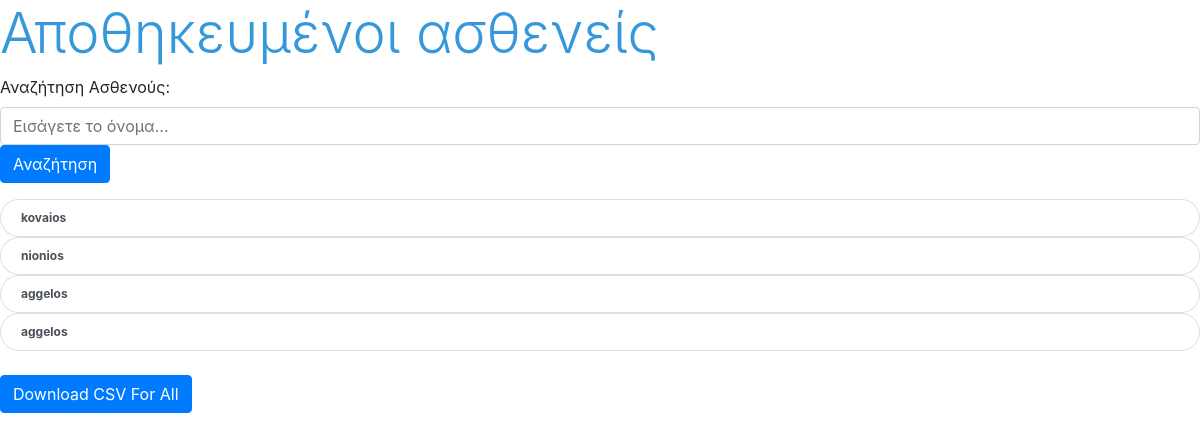
The page /poll/saved_patients/ (signed in) on the database as committed earlier.
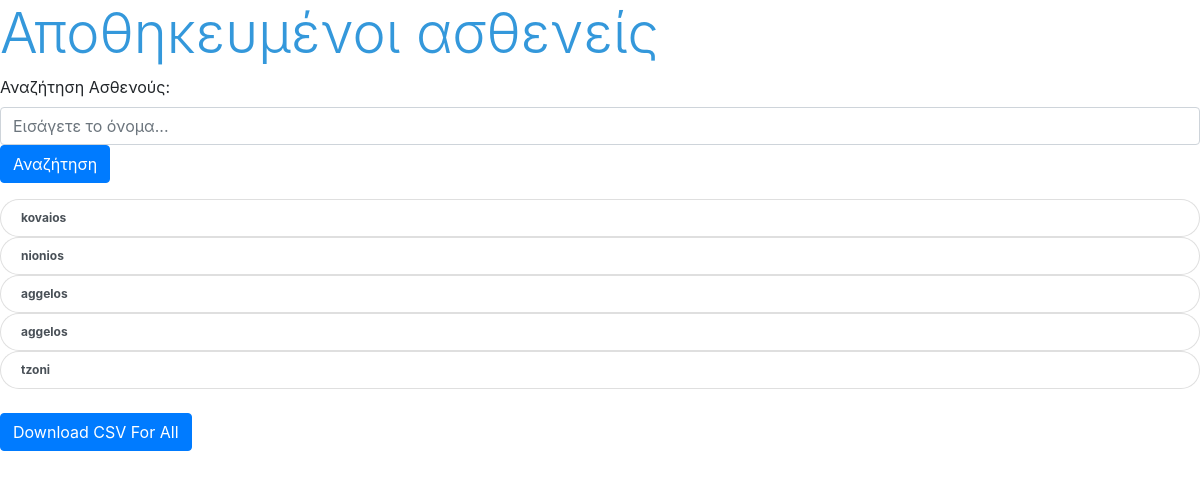
The same page on the database as committed later.
### poll/models.py (models this page shows)
class Patient(models.Model):
    IDENTITY = models.CharField(max_length=10,null=True)
    EDUCCATEGORY = models.CharField(max_length=100,null=True)
    EDUCPATIENT = models.CharField(max_length=100,null=True)
    SEXPATIENT = models.CharField(max_length=100,null=True)
    AGEPATIENT = models.CharField(max_length=10,null=True)
    ECUCCARERCAT = models.CharField(max_length=100,null=True)
    EDUCCARER = models.CharField(max_length=100,null=True)
    SEXCARER = models.CharField(max_length=100,null=True)
    AGECARER = models.CharField(max_length=100,null=True)
    RELATIONSHIPCARER = models.CharField(max_length=100,null=True)
    LIVESIN = models.CharField(max_length=100,null=True)
    kentro = models.CharField(max_length=100,null=True)
    date = models.CharField(max_length=100,null=True)
    NPI = models.CharField(max_length=100,null=True)
    STAGE = models.CharField(max_length=100,null=True)
    IADL = models.CharField(max_length=100,null=True)
    MMSE = models.CharField(max_length=100,null=True)
    DOCTOR = models.ForeignKey(User, on_delete=models.CASCADE,null=True)
    def __str__(self):
        return f"{self.IDENTITY}"

### poll/views.py (the view)
# urls.py: path('saved_patients/',views.saved_patients, name='saved_patients'),
def saved_patients(request):
    all_patients = Patient.objects.filter(DOCTOR=request.user)
    context = {
        'patients': all_patients
    }
    return render(request, 'poll/saved_patients.html', context)

### templates/poll/saved_patients.html (shortened to what this page needs)
<!DOCTYPE html>
<html lang="en" dir="ltr">
  <head>
    <link rel="stylesheet" href="https://cdn.jsdelivr.net/npm/bootstrap@4.6.2/dist/css/bootstrap.min.css">
    {% load static %}
    <link rel="stylesheet" type="text/css" href="{% static 'poll/css/style.css' %}">
  </head>
  <body class="">
    <h1 class="display-4" style="color:#3498db;">Αποθηκευμένοι ασθενείς</h1>
    <div class="mb-3">
      <form class="" action="{% url 'poll:search_patients' %}" method="get">
        <label for="searchInput" class="form-label">Αναζήτηση Ασθενούς:</label>
        <input type="text" name="IDENTITY" class="form-control" id="searchInput" placeholder="Εισάγετε το όνομα...">
        <button type="submit" class="btn btn-primary">Αναζήτηση</button>
      </form>
    </div>
    <div class="">
      {% for patient in patients %}
      <ol class="list-group">
        <a class="text-dark" href="{% url 'poll:patient_choices' %}?id={{ patient.id }}">
          <li class="list-group-item list-group-item-action badge rounded-pill">
              {{ patient }}
            </li>
        </a>
      </ol>
    </div>
    {% endfor %}
    <br>
    <a href="{% url 'poll:download_all' %}" class="btn btn-primary" download>
      Download CSV For All
    </a>
  </body>
</html>

Rows that differ between the two databases and show on the page:
added Patient: IDENTITY "tzoni"
